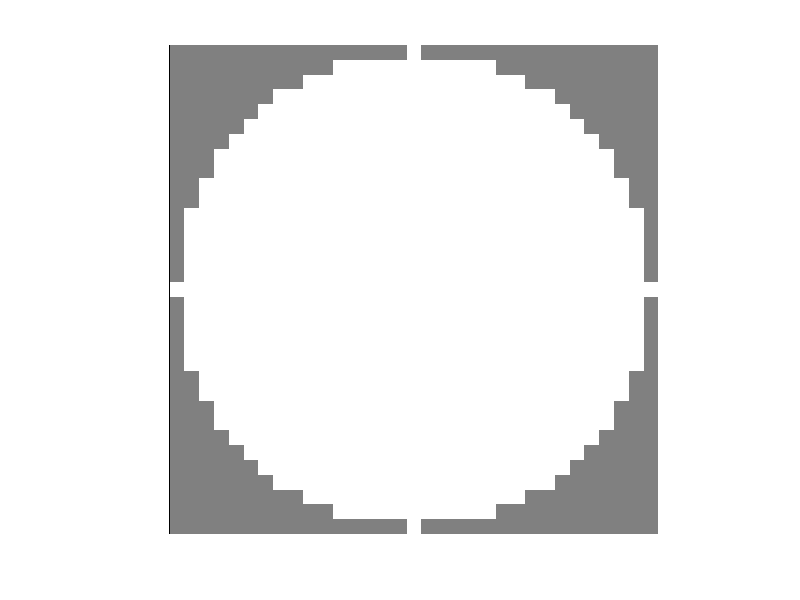

Source code (MATLAB):
function img=MakeOval(imsize,color,bgcolor,bg_expand_ratio,show_flag,save_flag)

% Generates an oval image.
% function img=MakeOval(imsize,color,bgcolor,show_flag,save_flag)
%
% This function generates an oval image
% 
% [input]
% imsize   : size of the oval, [raw_pix,col_pix]
% color    : color of the oval, [r,g,b]
% bgcolor  : color of the background, [r,g,b]
% bg_expand_ratio : expand ratio of backgound
%            if 1, the generated image is the same size with imsize
%            if more than 1, the edge of background is expanded
%            and generated image size will be imsize*bg_expand_ratio
%            defaul value is 1
% show_flag: if 1, the generated images are displayed. [1/0]
% save_flag: if 1, the generated images are saved. [1/0]
%
% [output]
% img      : oval image, [row x col x rgba]
%
% Created    : "2010-06-11 10:44:46 ban"
% Last Update: "2013-11-22 23:39:30 ban (ban.hiroshi@gmail.com)"

% check input variables
if nargin < 1, imsize=[32,32]; end
if nargin < 2, color=[255,255,255]; end
if nargin < 3, bgcolor=[128,128,128]; end
if nargin < 4, bg_expand_ratio=1; end
if nargin < 5, show_flag=1; end
if nargin < 6, save_flag=0; end

if numel(imsize)==1, imsize=[imsize,imsize]; end
if numel(color)==1, color=[color,color,color]; end
if numel(bgcolor)==1, bgcolor=[bgcolor,bgcolor,bgcolor]; end
if bg_expand_ratio<1, bg_expand_ratio=1; end

% color values check
if max(color)>255 || min(color)<0
    error('color values error. color should be set 0-255');
end

% adjust size
imsize=imsize/2;
if mod(imsize,2), imsize=imsize+1; end

oimsize=round(imsize.*bg_expand_ratio);
if mod(oimsize,2), oimsize=oimsize+1; end

% dissociate inner/outer region of the oval
[x,y]=meshgrid(-oimsize(2):oimsize(2),-oimsize(1):oimsize(1));
idx=logical( 1>=( x.^2/imsize(2).^2 + y.^2/imsize(1).^2 ) );
idxbg=logical( 1<( x.^2/imsize(2).^2 + y.^2/imsize(1).^2 ) );

% generate oval image
img=zeros(size(x,1),size(x,2),4);
tmp=zeros(size(x));
for ii=1:1:3
  tmp(idxbg)=bgcolor(ii);
  tmp(idx)=color(ii);
  img(:,:,ii)=tmp;
end
alphac=zeros(size(x)); alphac(idx)=255;
img(:,:,4)=alphac;

%img=uint8(img);

% show image
if show_flag
  figure;
  imid=imshow(uint8(img(:,:,1:3)));
  set(imid,'AlphaData',double(img(:,:,4)./255));
  axis off;
end

% save image data
if save_flag
  save oval.mat img;
end

return
